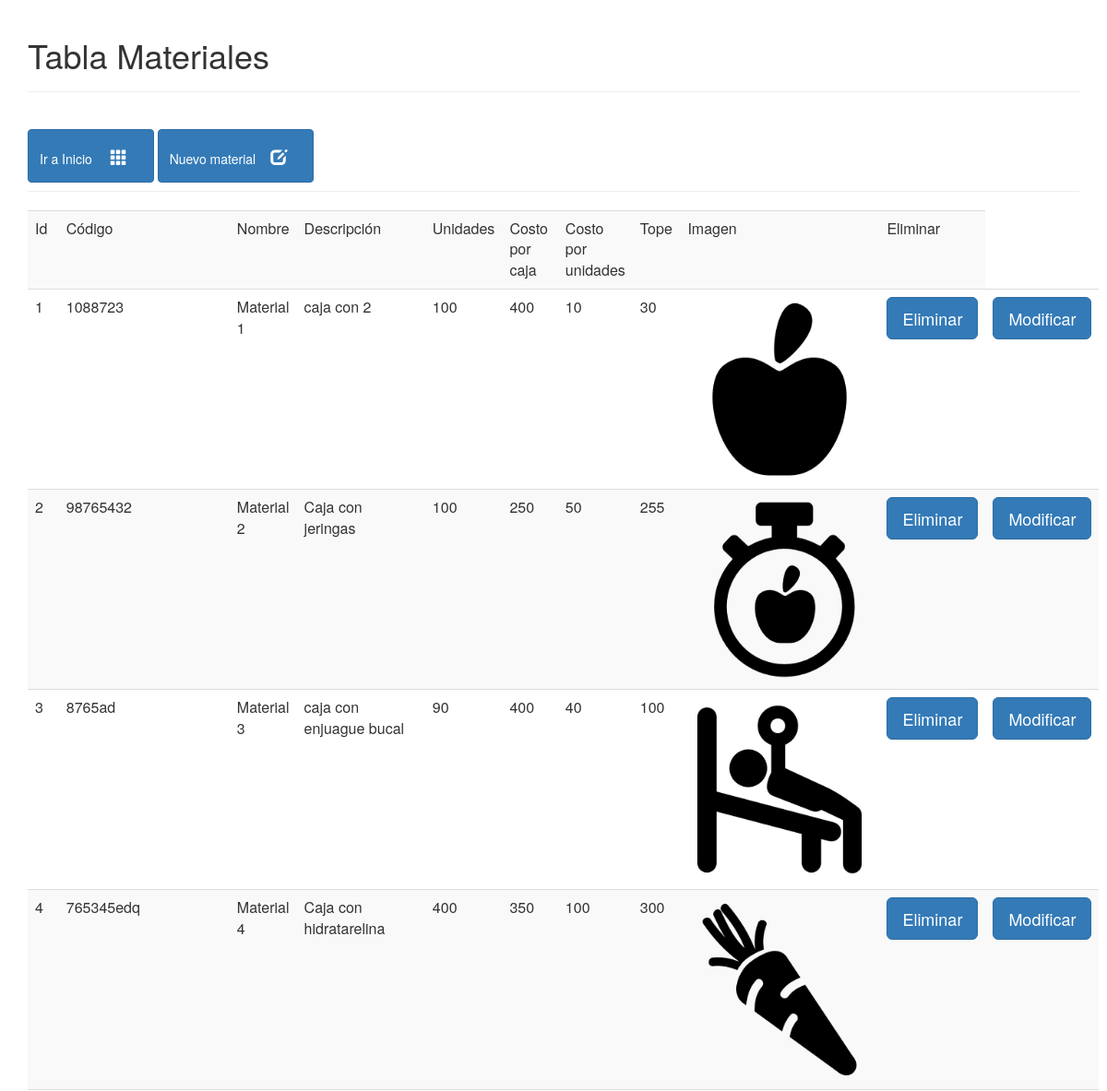
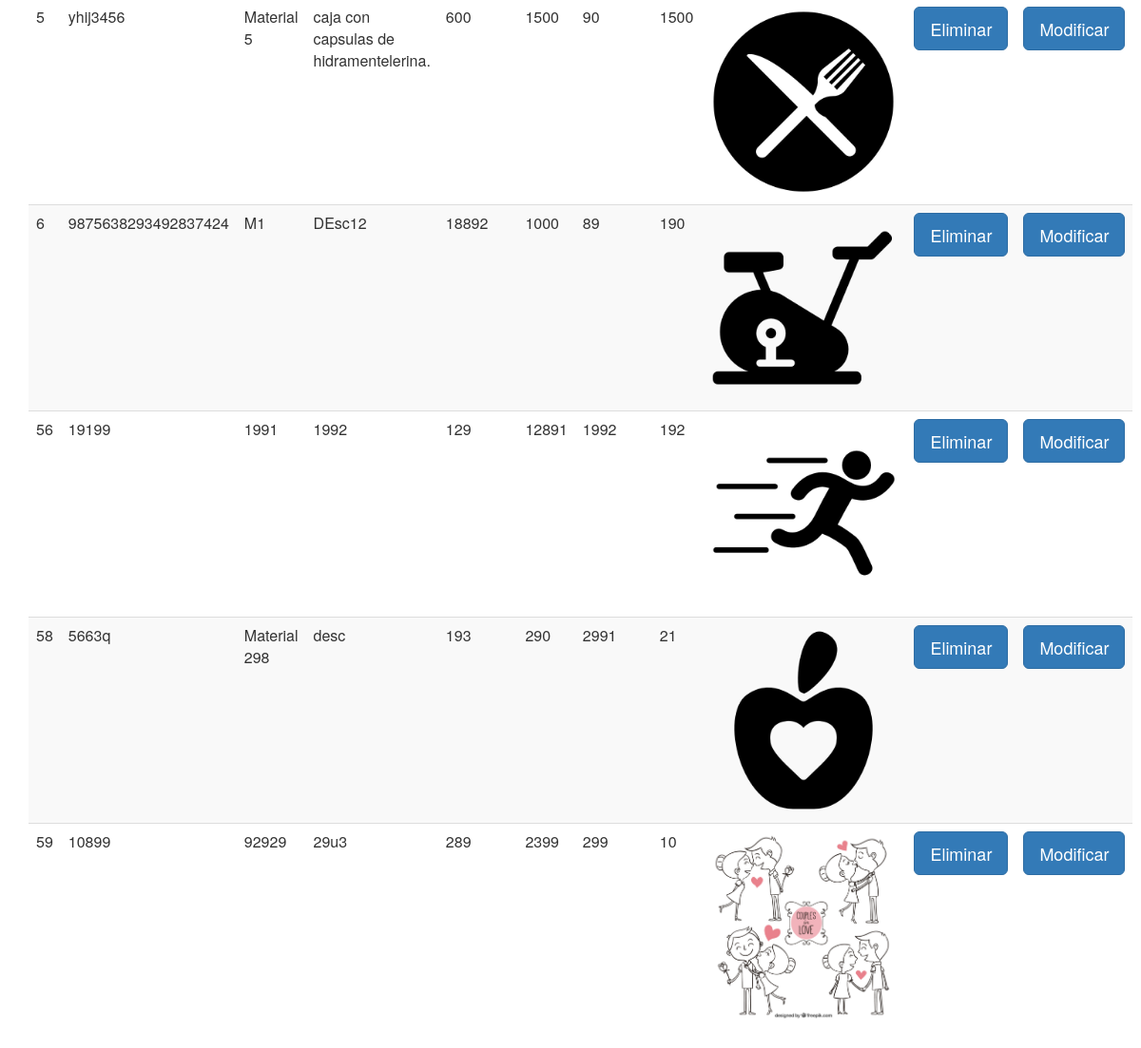
The page /connectar/material/m_material.php on the database its author committed (2 pictures, top to bottom).
### tables this page shows
CREATE TABLE IF NOT EXISTS `material` (
  `pk_material` smallint(6) NOT NULL,
  `codigo` varchar(30) NOT NULL,
  `nom_material` varchar(20) NOT NULL,
  `descripcion` varchar(100) NOT NULL,
  `unidades` int(11) NOT NULL,
  `costo_caja` float NOT NULL,
  `costo_unitario` float NOT NULL,
  `tope` int(11) NOT NULL,
  `imagen` varchar(255) NOT NULL
);

### connectar/conectar.php (called while the page is built, shortened)
<?php
class Modelo
{
    public function __construct()
    {
        $this->_db = new mysqli(DB_HOST, DB_USER, DB_PASS, DB_NAME);
    }
}
?>

### connectar/material/m_material.php (the view, shortened to what this page needs)
<?php
require_once "../conectar.php";
class materialModelo extends Modelo
{
    public function get_users()
    {
        $result = $this->_db->query('SELECT * FROM `material`');
        $users = $result->fetch_all(MYSQLI_ASSOC);
        return $users;
    }
}
	$materialModel = new materialModelo();
    $p_users = $materialModel->get_users();
?>
<!doctype html lang="es">
<html>
<head>
	<link rel="stylesheet" type="text/css" href="../../bootstrap/css/bootstrap.css" />
	</head>
<DIV class="container">
	<div class="page-header">
  <h1>Tabla Materiales <small></small></h1>
</div>
<div class="page-header">
	<a href="../../index.php"><button class="btn btn-primary" type="button">
 Ir a Inicio <span class="btn-lg glyphicon glyphicon-th"></span>
</button>
</a>
  <a href="#"><button class="btn btn-primary" type="button" data-toggle="modal" data-target="#material">
  Nuevo material<span class="btn-lg glyphicon glyphicon-edit"></span>
</button>
</a>
</div>
<div>
	<body>
<table  class="table table-striped">
<tr>
	<td>Id</td>
	<td>Código</td>
	<td>Nombre</td>
	<td>Descripción</td>
	<td>Unidades</td>
	<td>Costo por caja</td>
	<td>Costo por unidades</td>
	<td>Tope</td>
	<td> Imagen</td>
	<td>Eliminar</td>
 </tr>
 <?php
 	foreach($p_users as $row):
 echo"<tr>";
 		echo"<td>".$row['pk_material']."</td>";
 		echo"<td>".$row['codigo']."</td>";
 		echo"<td>".$row['nom_material']."</td>";
 		echo"<td>".$row['descripcion']."</td>";
 		echo"<td>".$row['unidades']."</td>";
 		echo"<td>".$row['costo_caja']."</td>";
 		echo"<td>".$row['costo_unitario']."</td>";
 		echo"<td>".$row['tope']."</td>";
 		$img=$row['imagen'];
 		echo "<td><img src='$img' width='200' height='200'></td>";
 		echo "<td><a class='btn btn-primary btn-lg' href=eliminar_material.php?codigo=".$row['codigo']." "; ?>onclick="return confirm('¿En verdad deseas eliminar este registrro?','Confirma')" <?php echo"> Eliminar </a></td>";
		echo "<td><a class='btn btn-primary btn-lg' href=formulario2.php?pk_material=".$row['pk_material']." "; ?>onclick="return confirm('¿En verdad desea modificar este registrro?','Confirma')" <?php echo"> Modificar </a></td>";
echo"</tr>";
	endforeach
?>
</table>
</DIV>
</html>

### rows shown on the page
material: pk_material "1", codigo "1088723", nom_material "Material 1", descripcion "caja con 2", unidades "100", costo_caja "400", costo_unitario "10", tope "30", imagen (picture)
material: pk_material "2", codigo "98765432", nom_material "Material 2", descripcion "Caja con jeringas", unidades "100", costo_caja "250", costo_unitario "50", tope "255", imagen (picture)
material: pk_material "3", codigo "8765ad", nom_material "Material 3", descripcion "caja con enjuague bucal", unidades "90", costo_caja "400", costo_unitario "40", tope "100", imagen (picture)
material: pk_material "4", codigo "765345edq", nom_material "Material 4", descripcion "Caja con hidratarelina", unidades "400", costo_caja "350", costo_unitario "100", tope "300", imagen (picture)
material: pk_material "5", codigo "yhij3456", nom_material "Material 5", descripcion "caja con capsulas de hidramentelerina.", unidades "600", costo_caja "1500", costo_unitario "90", tope "1500", imagen (picture)
material: pk_material "6", codigo "9875638293492837424", nom_material "M1", descripcion "DEsc12", unidades "18892", costo_caja "1000", costo_unitario "89", tope "190", imagen (picture)
material: pk_material "56", codigo "19199", nom_material "1991", descripcion "1992", unidades "129", costo_caja "12891", costo_unitario "1992", tope "192", imagen (picture)
material: pk_material "58", codigo "5663q", nom_material "Material 298", descripcion "desc", unidades "193", costo_caja "290", costo_unitario "2991", tope "21", imagen (picture)
material: pk_material "59", codigo "10899", nom_material "92929", descripcion "29u3", unidades "289", costo_caja "2399", costo_unitario "299", tope "10", imagen (picture)
